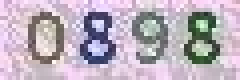
#> input picture code.jpeg, 60 x 20 px (shown 4 times larger)
$ python -i identify.py   (imports and definitions only)
#> lines starting #> are read from the running program, lines starting #| are printed output that depends on the picture; after the words box and inside, x2 and y2 are one past the last pixel; in counts of white or black regions, pixels touching at a corner belong together
from PIL import Image
from pytesseract import *


def binarize():
    code_savepath = './code.jpeg'
    img = Image.open(code_savepath)
#> img is the input picture: PIL image 60x20 RGB; mean R, G, B 187.9, 176.2, 189.2
    # image process
    # traverse every pixel
    for i in range(0, img.size[0]):
        for j in range(0, img.size[1]):
            # content
            # get value
            data = (img.getpixel((i, j)))
            # binarized by 140
            if sum(data[0:3])/3 >= 140:  # a simple way, or each value > 140
                img.putpixel((i, j), (255, 255, 255, 255))
            else:
                img.putpixel((i, j), (0, 0, 0, 0))
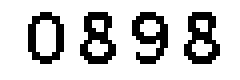
#> img: PIL image 60x20 RGB (shown 4 times larger); 79.4% white; black in thin lines or dots, all inside (x1, y1, x2, y2) = (7, 3, 55, 16)
    # just one statement to identify
#> (the run stopped early here; a loop or call above may not have finished)
